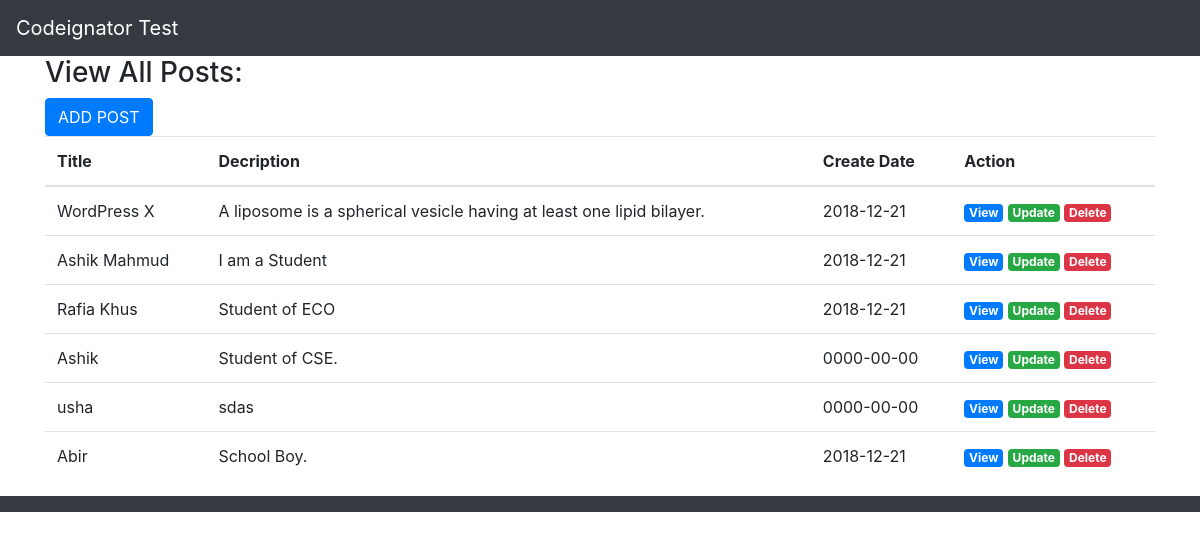
The page / on the database its author committed.
### tables this page shows
CREATE TABLE `post_table` (
  `id` int(100) NOT NULL,
  `title` varchar(250) NOT NULL,
  `description` text NOT NULL,
  `date_created` date NOT NULL
);

### application/controllers/Welcome.php (called while the page is built, shortened)
<?php
class Welcome extends CI_Controller {
public function index(){
	$this->load->model('queries');
	$post = $this->queries->getpost();
	$this->load->view('welcome_message',['post'=>$post]);
}
}

### index.php (called while the page is built, shortened)
<?php
require_once BASEPATH.'core/CodeIgniter.php';

### application/models/queries.php (called while the page is built, shortened)
<?php
class queries extends CI_Model{
   public function getpost(){
    $query = $this->db->get('post_table');
    if($query->num_rows()>0)
      {
        return $query->result();
      }
    }
}
?>

### application/views/welcome_message.php (the view, shortened to what this page needs)
<?php include_once('header.php');?>
<div class="container">
<h3>View All Posts: </h3>
<?php echo anchor('welcome/creat', 'ADD POST', array('class' => 'btn btn-primary'));?>
<table class="table table-hover">
  <thead>
    <tr>
      <th scope="col">Title</th>
      <th scope="col">Decription</th>
      <th scope="col">Create Date</th>
      <th scope="col">Action</th>
    </tr>
  </thead>
  <tbody>
  <?php if(count($post)):?>
  <?php foreach($post as $posts):?>
    <tr>
      <td><?php echo $posts->title;?></td>
	  <td><?php echo $posts->description;?></td>
	  <td><?php echo $posts->date_created;?></td>
      <td>
	  <?php echo anchor("welcome/view/{$posts->id}", 'View', array('class' => 'badge badge-primary'));?>
	  <?php echo anchor("welcome/update/{$posts->id}", 'Update', array('class' => 'badge badge-success'));?>
	  <?php echo anchor("welcome/delete/{$posts->id}", 'Delete', array('class' => 'badge badge-danger'));?>
	  </td>
    </tr>
	<?php endforeach;?>
<?php else:?>
	<tr>
	<td>No record found</td>
	</tr>
<?php endif;?>
  </tbody>
</table>
</div>
<?php include_once('footer.php');?>

### application/views/header.php (shortened to what this page needs)
?><!DOCTYPE html>
<html lang="en">
<head>
<link rel="stylesheet" href="https://maxcdn.bootstrapcdn.com/bootstrap/4.1.3/css/bootstrap.min.css">
</head>
<body>
<nav class="navbar navbar-expand-lg navbar-dark bg-dark">
  <a class="navbar-brand" href="#">Codeignator Test</a>
</nav>

### application/views/footer.php
<nav class="navbar navbar-expand-lg navbar-dark bg-dark">
</nav>
</body>
</html>

### rows shown on the page
post_table: title "WordPress X", description "A liposome is a spherical vesicle having at least one lipid bilayer.", date_created "2018-12-21", id "View", id "Update", id "Delete"
post_table: title "Ashik Mahmud", description "I am a Student", date_created "2018-12-21", id "View", id "Update", id "Delete"
post_table: title "Rafia Khus", description "Student of ECO", date_created "2018-12-21", id "View", id "Update", id "Delete"
post_table: title "Ashik", description "Student of CSE.", date_created "0000-00-00", id "View", id "Update", id "Delete"
post_table: title "usha", description "sdas", date_created "0000-00-00", id "View", id "Update", id "Delete"
post_table: title "Abir", description "School Boy.", date_created "2018-12-21", id "View", id "Update", id "Delete"
